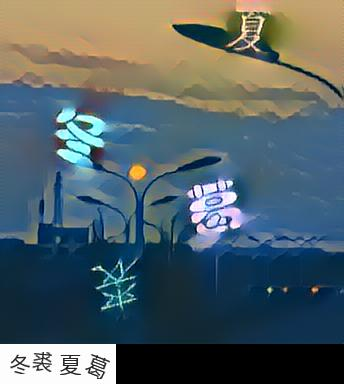
#> input picture spider2.1/gsxt/captcha.png, 344 x 384 px
$ python -i pyact.py   (imports and definitions only)   (Python 2 division)
#> lines starting #> are read from the running program, lines starting #| are printed output that depends on the picture
#!/usr/bin/env python
'''
Python-tesseract. For more information: https://github.com/madmaze/pytesseract
'''

try:
    import Image
except ImportError:
    from PIL import Image
except ValueError:
    from PIL import Image

import os
import sys
import subprocess
import tempfile
import shlex


# CHANGE THIS IF TESSERACT IS NOT IN YOUR PATH, OR IS NAMED DIFFERENTLY
tesseract_cmd = 'tesseract'

__all__ = ['image_to_string']


# [54 lines left out: functions run_tesseract, cleanup, get_errors, tempnam, not called in this run]


class TesseractError(Exception):
    # [4 lines left out: function __init__, not called in this run]


def image_to_string(image, lang=None, boxes=False, config=None):
    '''
    Runs tesseract on the specified image. First, the image is written to disk,
    and then the tesseract command is run on the image. Tesseract's result is
    read, and the temporary files are erased.

    Also supports boxes and config:

    if boxes=True
        "batch.nochop makebox" gets added to the tesseract call

    if config is set, the config gets appended to the command.
        ex: config="-psm 6"
    '''

    if len(image.split()) == 4:
        # In case we have 4 channels, lets discard the Alpha.
        # Kind of a hack, should fix in the future some time.
        r, g, b, a = image.split()
        image = Image.merge("RGB", (r, g, b))

    input_file_name = '%s.bmp' % tempnam()
    output_file_name_base = tempnam()
    if not boxes:
        output_file_name = '%s.txt' % output_file_name_base
    else:
        output_file_name = '%s.box' % output_file_name_base
    try:
        image.save(input_file_name)
        status, error_string = run_tesseract(input_file_name,
                                             output_file_name_base,
                                             lang=lang,
                                             boxes=boxes,
                                             config=config)
        if status:
            errors = get_errors(error_string)
            raise TesseractError(status, errors)
        f = open(output_file_name, 'rb')
        try:
            return f.read().decode('utf-8').strip()
        finally:
            f.close()
    finally:
        cleanup(input_file_name)
        cleanup(output_file_name)


# [26 lines left out: function main, not called in this run]


# [2 lines not run here, left out]

>>> import cv2
>>> picture = cv2.imread('../gsxt/captcha.png', cv2.IMREAD_GRAYSCALE)
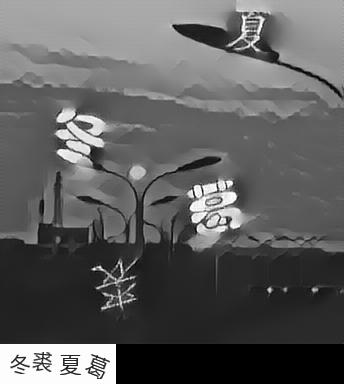
#> picture: shape (384, 344); min 0, max 255, mean 93.4
>>> result = image_to_string(picture)
#> (the run stopped early here; a loop or call above may not have finished)
